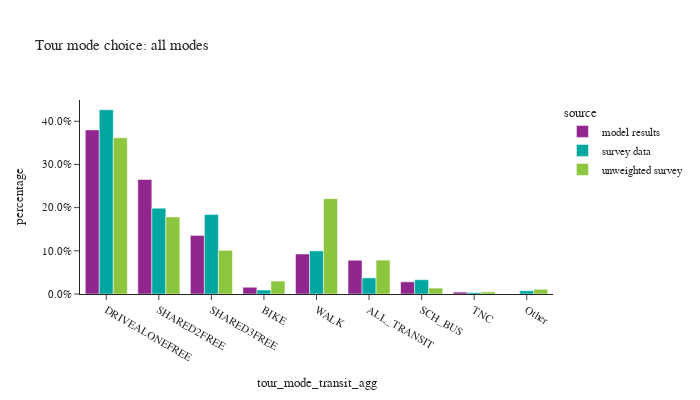

The cell this chart's notebook holds for it:
### Code cell
# aggregate transit modes
transit_modes = ['WALK_LOC','WALK_COM','WALK_FRY','WALK_LR','DRIVE_TRN']
tour_mode_ordered = ["DRIVEALONEFREE", "SHARED2FREE", "SHARED3FREE", "BIKE","WALK","ALL_TRANSIT","SCH_BUS","TNC","Other"]
tour_data['tour_mode_transit_agg'] = tour_data['tour_mode'].apply(lambda x: "ALL_TRANSIT" if x in transit_modes else x)

df_plot = tour_data.groupby(['source','tour_mode_transit_agg'])['tour_weight'].sum().reset_index()
df_plot['percentage'] = df_plot.groupby(['source'], group_keys=False)['tour_weight']. \
    apply(lambda x: x / float(x.sum()))

fig = px.bar(df_plot, x="tour_mode_transit_agg", y="percentage", color="source",barmode="group",
             category_orders={"tour_mode_transit_agg": tour_mode_ordered},
             title="Tour mode choice: all modes")
fig.for_each_annotation(lambda a: a.update(text = a.text.split("=")[-1]))
fig.update_layout(height=400, width=700, yaxis=dict(tickformat=".1%"))
fig.show()

### Figure 1 — Plotly figure (JSON) as saved in the notebook; plotly's stock layout.template omitted (floating-point values rounded to 4 significant figures)
{"data": [{"alignmentgroup": "True", "hovertemplate": "source=model results<br>tour_mode_transit_agg=%{x}<br>percentage=%{y}<extra></extra>", "legendgroup": "model results", "marker": {"color": "#91268F", "pattern": {"shape": ""}}, "name": "model results", "offsetgroup": "model results", "orientation": "v", "showlegend": true, "textposition": "auto", "type": "bar", "x": ["ALL_TRANSIT", "BIKE", "DRIVEALONEFREE", "SCH_BUS", "SHARED2FREE", "SHARED3FREE", "TNC", "WALK"], "xaxis": "x", "y": [0.07817, 0.0156, 0.3801, 0.02819, 0.2651, 0.1357, 0.004471, 0.09265], "yaxis": "y"}, {"alignmentgroup": "True", "hovertemplate": "source=survey data<br>tour_mode_transit_agg=%{x}<br>percentage=%{y}<extra></extra>", "legendgroup": "survey data", "marker": {"color": "#00A7A0", "pattern": {"shape": ""}}, "name": "survey data", "offsetgroup": "survey data", "orientation": "v", "showlegend": true, "textposition": "auto", "type": "bar", "x": ["ALL_TRANSIT", "BIKE", "DRIVEALONEFREE", "Other", "SCH_BUS", "SHARED2FREE", "SHARED3FREE", "TNC", "WALK"], "xaxis": "x", "y": [0.03734, 0.009218, 0.4268, 0.007532, 0.03309, 0.1989, 0.1839, 0.003341, 0.0999], "yaxis": "y"}, {"alignmentgroup": "True", "hovertemplate": "source=unweighted survey<br>tour_mode_transit_agg=%{x}<br>percentage=%{y}<extra></extra>", "legendgroup": "unweighted survey", "marker": {"color": "#8CC63E", "pattern": {"shape": ""}}, "name": "unweighted survey", "offsetgroup": "unweighted survey", "orientation": "v", "showlegend": true, "textposition": "auto", "type": "bar", "x": ["ALL_TRANSIT", "BIKE", "DRIVEALONEFREE", "Other", "SCH_BUS", "SHARED2FREE", "SHARED3FREE", "TNC", "WALK"], "xaxis": "x", "y": [0.07848, 0.02989, 0.3618, 0.01091, 0.01366, 0.1784, 0.1011, 0.004859, 0.2209], "yaxis": "y"}], "layout": {"barmode": "group", "height": 400, "legend": {"title": {"text": "source"}, "tracegroupgap": 0}, "title": {"text": "Tour mode choice: all modes"}, "width": 700, "xaxis": {"anchor": "y", "categoryarray": ["DRIVEALONEFREE", "SHARED2FREE", "SHARED3FREE", "BIKE", "WALK", "ALL_TRANSIT", "SCH_BUS", "TNC", "Other"], "categoryorder": "array", "domain": [0, 1], "title": {"text": "tour_mode_transit_agg"}}, "yaxis": {"anchor": "x", "domain": [0, 1], "tickformat": ".1%", "title": {"text": "percentage"}}}}
